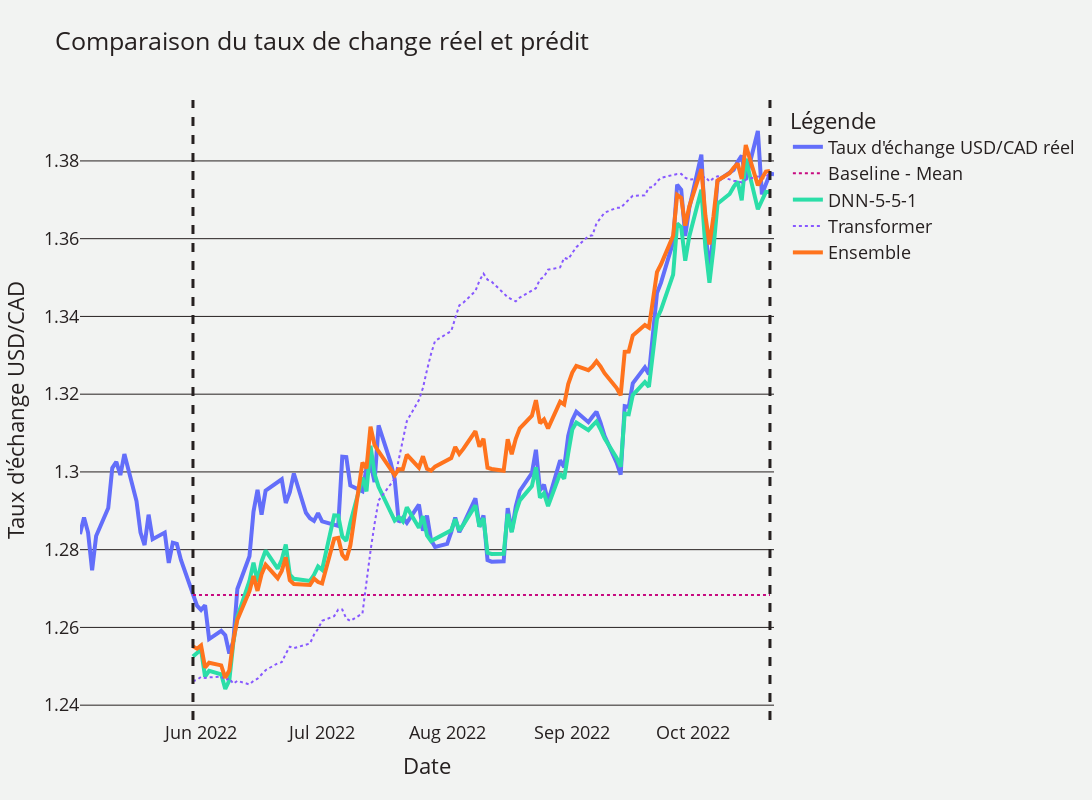

Here is the notebook cell this chart was saved with:
### Code cell
import plotly.graph_objects as go
import pandas as pd
import datetime

from plotly.graph_objs import *


two_week_dates = (pd.to_datetime(df_test['date'], format="%Y-%m-%d") + datetime.timedelta(weeks=4))


fig = go.Figure()

fig.add_scatter(x=df_test['date'], y=df_test['rate'], mode='lines', name="Taux d'échange USD/CAD réel",  line = dict( width=4))

fig.add_scatter(x=two_week_dates, y=baseline_y_pred, mode='lines', name="Baseline - Mean", opacity=1, line_color="#C70A80", line = dict( width=2, dash='dot'))
fig.add_scatter(x=two_week_dates, y=y_pred_nn_best, mode='lines', name="DNN-5-5-1", line_color="#2BDEA8" , opacity=1, line = dict( width=4))
# fig.add_scatter(x=two_week_dates, y=y_pred_lstm_best, mode='lines', name="LSTM", line_colr="#F0A500", opacity=.5, line = dict( width=2, dash='dot'))
fig.add_scatter(x=two_week_dates, y=np.array(y_pred_transformer_best).reshape(-1), mode='lines', name="Transformer", line_color="#8758FF", opacity=1, line = dict( width=2, dash='dot'))


fig.add_scatter(x=two_week_dates, y=y_pred_ensemble.reshape(-1), mode='lines', name="Ensemble", line_color="#FF731D", opacity=1., line = dict( width=4))


fig.add_vline(x=str(two_week_dates.to_numpy()[0]), line_width=3, line_dash="dash", line_color="#262020")
fig.add_vline(x=str(df_test['date'].to_numpy()[-2]), line_width=3, line_dash="dash", line_color="#262020", name="Bob")

fig.update_xaxes(showgrid=False, gridwidth=1, gridcolor='#262020')
fig.update_yaxes(showgrid=True, gridwidth=1, gridcolor='#262020')

fig.update_layout(
    title="Comparaison du taux de change réel et prédit",
    xaxis_title="Date",
    yaxis_title="Taux d'échange USD/CAD",
    legend_title="Légende",
    font=dict(
        size=18,
        color="#262020"
    ),
    width=1600, height=800,
    paper_bgcolor='#F2F3F2',
    plot_bgcolor='#F2F3F2',
)

fig.show()
